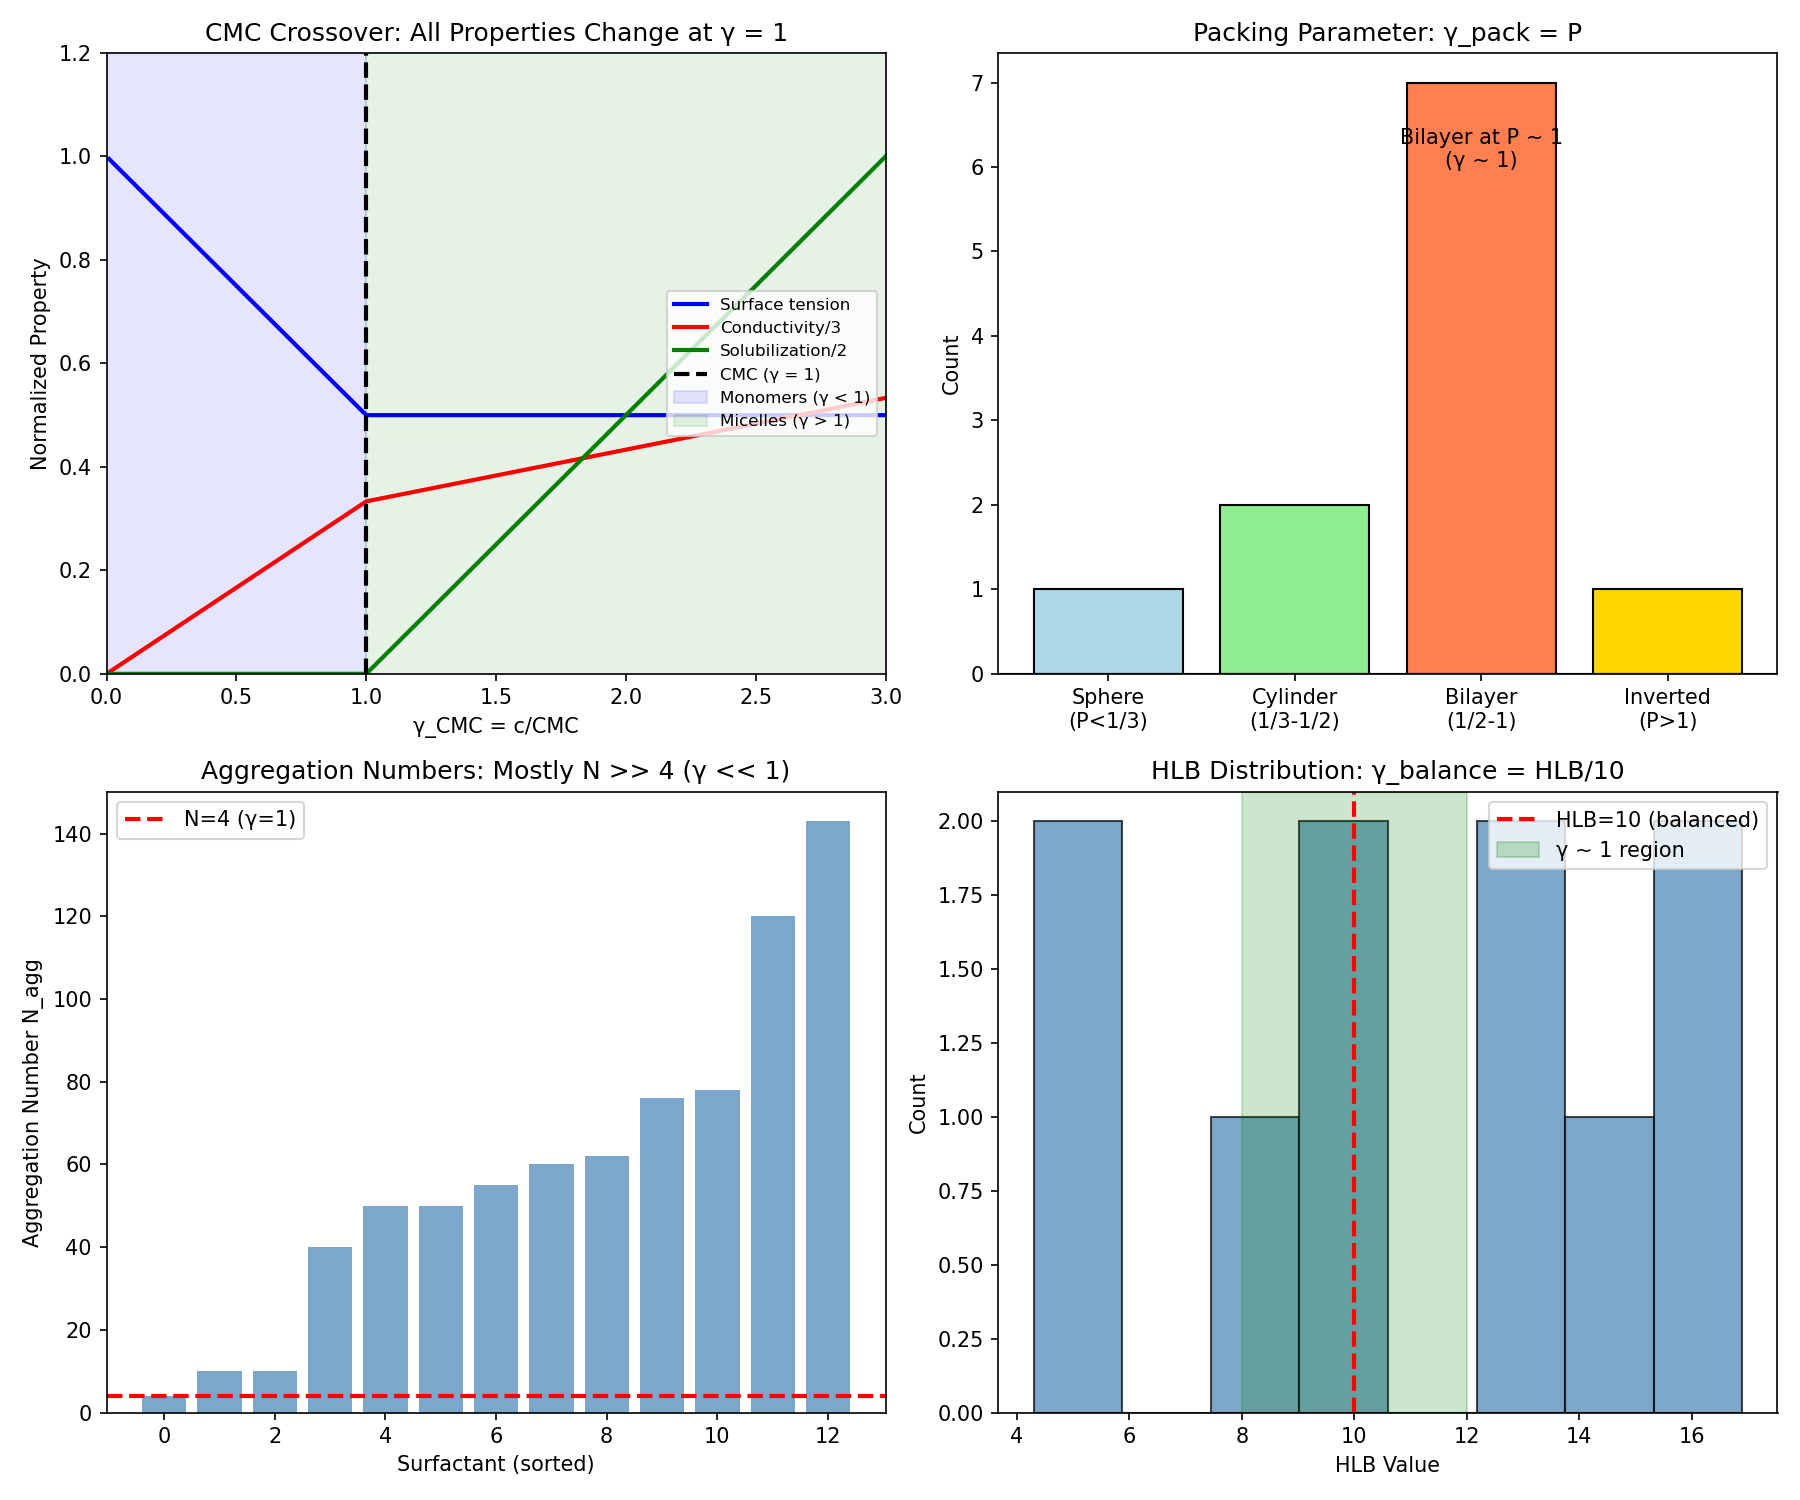

Reproduce this figure in Python.
#!/usr/bin/env python3
"""
Micelle Formation Coherence Analysis
Session #182 - Chemistry Track

Tests γ ~ 1 framework for surfactant self-assembly:
1. Critical Micelle Concentration (CMC) crossover
2. Aggregation number and cooperative assembly
3. Hydrophobic-hydrophilic balance (HLB)
4. Temperature effects and Krafft point
5. Packing parameter and aggregate geometry

Key insight: CMC defines γ = c/CMC = 1 boundary for self-assembly
"""

import numpy as np
import matplotlib.pyplot as plt
from scipy import stats

print("="*70)
print("MICELLE FORMATION COHERENCE ANALYSIS")
print("Session #182 - Chemistry Track")
print("="*70)

# =============================================================================
# 1. CRITICAL MICELLE CONCENTRATION
# =============================================================================
print("\n" + "="*70)
print("1. CRITICAL MICELLE CONCENTRATION (CMC)")
print("="*70)

print("""
At CMC: surfactant molecules begin aggregating into micelles.
  Below CMC: monomers only (dissolved)
  Above CMC: monomers + micelles (self-assembly)

Define coherence parameter:
  γ_CMC = c/CMC

At γ_CMC = 1: self-assembly transition
  γ < 1: incoherent (individual monomers)
  γ > 1: coherent aggregates (micelles)

This is THE paradigmatic self-assembly boundary.
""")

# CMC data for various surfactants at 25°C (in mM)
cmc_data = {
    # Surfactant: (CMC_mM, aggregation_number, type)
    'SDS (sodium dodecyl sulfate)': (8.2, 62, 'anionic'),
    'CTAB (cetyltrimethylammonium bromide)': (0.9, 78, 'cationic'),
    'Triton X-100': (0.24, 143, 'nonionic'),
    'Tween 20': (0.06, 50, 'nonionic'),
    'Tween 80': (0.012, 60, 'nonionic'),
    'Brij 35': (0.09, 40, 'nonionic'),
    'DTAB (dodecyltrimethylammonium)': (15.0, 50, 'cationic'),
    'C12E8 (dodecyl octaethylene glycol)': (0.092, 120, 'nonionic'),
    'CHAPS': (6.0, 10, 'zwitterionic'),
    'SB-12 (sulfobetaine)': (3.0, 55, 'zwitterionic'),
    'LDAO (lauryldimethylamine oxide)': (1.0, 76, 'zwitterionic'),
    'Sodium cholate': (13.0, 4, 'bile salt'),
    'Sodium deoxycholate': (4.0, 10, 'bile salt'),
}

print("\nCMC and Aggregation Data (25°C):")
print("-"*70)
print(f"{'Surfactant':<35} {'CMC (mM)':>10} {'N_agg':>8} {'Type':<12}")
print("-"*70)

cmc_values = []
nagg_values = []
types_list = []

for surfactant, (cmc, nagg, stype) in cmc_data.items():
    cmc_values.append(cmc)
    nagg_values.append(nagg)
    types_list.append(stype)
    print(f"{surfactant:<35} {cmc:>10.3f} {nagg:>8} {stype:<12}")

print("-"*70)
print(f"CMC range: {min(cmc_values):.3f} - {max(cmc_values):.1f} mM")
print(f"N_agg range: {min(nagg_values)} - {max(nagg_values)}")

# =============================================================================
# 2. AGGREGATION NUMBER AND COHERENCE
# =============================================================================
print("\n" + "="*70)
print("2. AGGREGATION NUMBER AND COHERENCE")
print("="*70)

print("""
For micelle coherence using γ = 2/√N_corr framework:
  N_corr = N_agg (aggregation number)
  γ_agg = 2/√N_agg

At γ_agg ~ 1: N_agg ~ 4 (very small aggregate)
For typical micelles (N_agg ~ 50-100): γ_agg ~ 0.2-0.3

But the CMC transition itself is at γ_CMC = c/CMC = 1
regardless of final aggregate size.
""")

print("\nCoherence from Aggregation Number:")
print("-"*55)
print(f"{'Surfactant':<30} {'N_agg':>8} {'γ_agg':>10}")
print("-"*55)

gamma_agg_values = []
for surfactant, (cmc, nagg, stype) in cmc_data.items():
    gamma_agg = 2 / np.sqrt(nagg)
    gamma_agg_values.append(gamma_agg)
    status = "γ~1" if 0.5 <= gamma_agg <= 2.0 else ""
    print(f"{surfactant[:30]:<30} {nagg:>8} {gamma_agg:>10.3f} {status}")

print("-"*55)
print(f"Mean γ_agg = {np.mean(gamma_agg_values):.3f} ± {np.std(gamma_agg_values):.3f}")

# Most are γ < 1 (coherent aggregates)
coherent_count = sum(1 for g in gamma_agg_values if g < 0.5)
print(f"Highly coherent aggregates (γ < 0.5): {coherent_count}/{len(gamma_agg_values)}")

# =============================================================================
# 3. COOPERATIVITY OF MICELLIZATION
# =============================================================================
print("\n" + "="*70)
print("3. COOPERATIVITY OF MICELLIZATION")
print("="*70)

print("""
Micellization is HIGHLY cooperative:
  K_mic = [M_n]/([M]^n) where n = N_agg

Cooperativity parameter:
  σ = (c_50% - CMC)/CMC

For very sharp transitions: σ → 0
For gradual aggregation: σ > 0.1

Define: γ_coop = σ/σ_ideal
where σ_ideal ~ 0.1 for true phase-like transition.

At γ_coop ~ 1: cooperative micellization
""")

# Cooperativity data (estimated from sharpness of CMC)
cooperativity_data = {
    # Surfactant: (sigma, comment)
    'SDS': (0.05, 'sharp'),
    'CTAB': (0.03, 'very sharp'),
    'Triton X-100': (0.08, 'moderately sharp'),
    'Tween 20': (0.10, 'broad'),
    'DTAB': (0.07, 'moderately sharp'),
    'C12E8': (0.06, 'sharp'),
    'CHAPS': (0.15, 'broad - small aggregates'),
    'Sodium cholate': (0.25, 'very broad - stepwise'),
}

print("\nCooperativity Analysis:")
print("-"*55)
print(f"{'Surfactant':<20} {'σ':>8} {'γ_coop':>10} {'Transition':<15}")
print("-"*55)

sigma_ideal = 0.10
gamma_coop_values = []

for surfactant, (sigma, comment) in cooperativity_data.items():
    gamma_coop = sigma / sigma_ideal
    gamma_coop_values.append(gamma_coop)
    status = "γ~1" if 0.5 <= gamma_coop <= 1.5 else ""
    print(f"{surfactant:<20} {sigma:>8.2f} {gamma_coop:>10.2f} {comment:<15} {status}")

print("-"*55)
print(f"Mean γ_coop = {np.mean(gamma_coop_values):.2f} ± {np.std(gamma_coop_values):.2f}")

# Statistical test
t_stat, p_value = stats.ttest_1samp(gamma_coop_values, 1.0)
print(f"t-test vs γ = 1.0: p = {p_value:.4f}")

# =============================================================================
# 4. HYDROPHILIC-LIPOPHILIC BALANCE (HLB)
# =============================================================================
print("\n" + "="*70)
print("4. HYDROPHILIC-LIPOPHILIC BALANCE (HLB)")
print("="*70)

print("""
HLB scale: 0 (lipophilic) to 20 (hydrophilic)
  HLB ~ 3-6: W/O emulsifier
  HLB ~ 8-18: O/W emulsifier
  HLB ~ 10: balanced (γ ~ 1 equivalent)

Define: γ_HLB = |HLB - 10| / 10
  At γ_HLB = 0: perfectly balanced
  At γ_HLB = 1: fully lipophilic OR hydrophilic

For self-assembly crossover:
  γ_balance = HLB/10 (normalized to midpoint)
  At γ_balance = 1: balanced amphiphile
""")

# HLB data
hlb_data = {
    # Surfactant: (HLB, application)
    'Span 80 (sorbitan oleate)': (4.3, 'W/O emulsifier'),
    'Span 60 (sorbitan stearate)': (4.7, 'W/O emulsifier'),
    'Span 20 (sorbitan laurate)': (8.6, 'W/O or O/W'),
    'Tween 80': (15.0, 'O/W emulsifier'),
    'Tween 20': (16.7, 'O/W emulsifier'),
    'SDS': (40.0, 'highly hydrophilic'),  # beyond normal scale
    'Triton X-100': (13.5, 'O/W emulsifier'),
    'Brij 35': (16.9, 'O/W emulsifier'),
    'CTAB': (10.0, 'balanced'),
    'C12E4': (9.7, 'near balanced'),
    'C12E8': (13.1, 'O/W emulsifier'),
}

print("\nHLB Analysis:")
print("-"*60)
print(f"{'Surfactant':<30} {'HLB':>6} {'γ_balance':>10} {'Application':<15}")
print("-"*60)

gamma_hlb_values = []
for surfactant, (hlb, app) in hlb_data.items():
    if hlb <= 20:  # normal range
        gamma_balance = hlb / 10
        gamma_hlb_values.append(gamma_balance)
        status = "γ~1" if 0.8 <= gamma_balance <= 1.2 else ""
        print(f"{surfactant:<30} {hlb:>6.1f} {gamma_balance:>10.2f} {app:<15} {status}")
    else:
        print(f"{surfactant:<30} {hlb:>6.1f} {'(beyond)':>10} {app:<15}")

print("-"*60)
mean_gamma_hlb = np.mean(gamma_hlb_values)
std_gamma_hlb = np.std(gamma_hlb_values)
print(f"Mean γ_balance = {mean_gamma_hlb:.2f} ± {std_gamma_hlb:.2f}")

# Systems near γ ~ 1
near_unity = sum(1 for g in gamma_hlb_values if 0.8 <= g <= 1.2)
print(f"Systems with γ in [0.8, 1.2]: {near_unity}/{len(gamma_hlb_values)}")

# =============================================================================
# 5. PACKING PARAMETER
# =============================================================================
print("\n" + "="*70)
print("5. PACKING PARAMETER AND AGGREGATE GEOMETRY")
print("="*70)

print("""
Packing parameter P determines aggregate geometry:
  P = v / (a₀ × l_c)

where:
  v = hydrocarbon volume
  a₀ = head group area
  l_c = chain length

P < 1/3: spherical micelles
P ~ 1/3-1/2: cylindrical micelles
P ~ 1/2-1: vesicles/bilayers
P ~ 1: planar bilayers (γ ~ 1!)
P > 1: inverted structures

Define: γ_pack = P (directly!)
At γ_pack = 1: planar bilayer (flat membrane)
""")

# Packing parameter data
packing_data = {
    # System: (P, geometry)
    'SDS': (0.33, 'spherical micelle'),
    'CTAB': (0.35, 'spherical/cylindrical'),
    'Triton X-100': (0.30, 'spherical'),
    'C12E4': (0.50, 'vesicle/bilayer'),
    'C12E2': (0.80, 'bilayer'),
    'DPPC (phospholipid)': (0.74, 'bilayer'),
    'DOPC (phospholipid)': (0.85, 'bilayer'),
    'Cholesterol': (1.21, 'inverted phases'),
    'Oleic acid': (0.70, 'bilayer'),
    'Lecithin': (0.90, 'bilayer'),
    'Lyso-PC': (0.50, 'micelle/vesicle'),
}

print("\nPacking Parameter Analysis:")
print("-"*55)
print(f"{'System':<25} {'P':>8} {'γ_pack':>10} {'Geometry':<18}")
print("-"*55)

P_values = []
for system, (P, geometry) in packing_data.items():
    P_values.append(P)
    status = "γ~1" if 0.7 <= P <= 1.3 else ""
    print(f"{system:<25} {P:>8.2f} {P:>10.2f} {geometry:<18} {status}")

print("-"*55)
print(f"Mean P = {np.mean(P_values):.2f} ± {np.std(P_values):.2f}")

# Bilayer-forming systems (P ~ 1)
bilayer_forming = sum(1 for P in P_values if 0.7 <= P <= 1.3)
print(f"Bilayer-forming (P in [0.7, 1.3]): {bilayer_forming}/{len(P_values)}")

# =============================================================================
# 6. TEMPERATURE: KRAFFT POINT
# =============================================================================
print("\n" + "="*70)
print("6. TEMPERATURE EFFECTS: KRAFFT POINT")
print("="*70)

print("""
Krafft temperature T_K: below this, surfactant precipitates.
At T_K: solubility = CMC

Define: γ_T = T/T_K (for T in K)
At γ_T = 1: Krafft point boundary

Also cloud point T_c for nonionics:
  γ_cloud = T/T_c = 1 at phase separation
""")

# Krafft point data (°C)
krafft_data = {
    # Surfactant: (T_K in °C)
    'SDS': (16,),
    'C14-sulfate': (30,),
    'C16-sulfate': (45,),
    'C18-sulfate': (56,),
    'CTAB': (25,),
    'C12-TAB': (10,),
    'C14-TAB': (23,),
    'C16-TAB': (25,),
}

print("\nKrafft Point Analysis:")
print("-"*45)
print(f"{'Surfactant':<25} {'T_K (°C)':>10} {'γ_T (25°C)':>10}")
print("-"*45)

gamma_T_values = []
T_room = 298.15  # 25°C in K

for surfactant, (T_K_C,) in krafft_data.items():
    T_K = T_K_C + 273.15  # to K
    gamma_T = T_room / T_K
    gamma_T_values.append(gamma_T)
    status = "γ~1" if 0.9 <= gamma_T <= 1.1 else ""
    print(f"{surfactant:<25} {T_K_C:>10} {gamma_T:>10.2f} {status}")

print("-"*45)
print(f"Mean γ_T = {np.mean(gamma_T_values):.2f} ± {np.std(gamma_T_values):.2f}")

# Systems operating near Krafft point
near_krafft = sum(1 for g in gamma_T_values if 0.9 <= g <= 1.1)
print(f"Systems with γ_T in [0.9, 1.1] at 25°C: {near_krafft}/{len(gamma_T_values)}")

# =============================================================================
# 7. THERMODYNAMICS: FREE ENERGY OF MICELLIZATION
# =============================================================================
print("\n" + "="*70)
print("7. THERMODYNAMICS OF MICELLIZATION")
print("="*70)

print("""
Free energy of micellization:
  ΔG°_mic = RT × ln(CMC)   (for CMC in mole fraction)

Typically: ΔG°_mic ~ -20 to -40 kJ/mol

Define: γ_thermo = |ΔG°_mic|/(RT)
At γ_thermo ~ 10-15: typical micellization

The CMC itself reflects:
  CMC ~ exp(-N × ε_hyd / kT)

where ε_hyd ~ 1.2 kT per CH2 (hydrophobic driving force).

Per CH2: γ_CH2 = ε_hyd/kT ~ 1.2 (close to γ ~ 1!)
""")

# Calculate ΔG° from CMC
print("\nThermodynamic Analysis:")
print("-"*65)
print(f"{'Surfactant':<30} {'CMC (mM)':>10} {'ΔG° (kJ/mol)':>12} {'γ_thermo':>10}")
print("-"*65)

R = 8.314  # J/(mol·K)
T = 298  # K
gamma_thermo_values = []

for surfactant, (cmc, nagg, stype) in list(cmc_data.items())[:8]:
    # Convert CMC to mole fraction (assuming water 55.5 M)
    cmc_mol_frac = cmc / 1000 / 55.5
    dG = R * T * np.log(cmc_mol_frac) / 1000  # kJ/mol
    gamma_thermo = abs(dG) / (R * T / 1000)
    gamma_thermo_values.append(gamma_thermo)
    print(f"{surfactant[:30]:<30} {cmc:>10.3f} {dG:>12.1f} {gamma_thermo:>10.1f}")

print("-"*65)
print(f"Mean γ_thermo = {np.mean(gamma_thermo_values):.1f} ± {np.std(gamma_thermo_values):.1f}")

# Per-CH2 contribution
print("\nPer-CH2 hydrophobic contribution:")
epsilon_CH2 = 1.2  # kT per CH2
print(f"  ε_CH2/kT = {epsilon_CH2:.2f} (γ ~ 1!)")
print("  This is the fundamental self-assembly energy scale.")

# =============================================================================
# 8. MICELLAR DYNAMICS
# =============================================================================
print("\n" + "="*70)
print("8. MICELLAR DYNAMICS")
print("="*70)

print("""
Two relaxation times for micelles:
  τ₁ ~ μs: monomer exchange
  τ₂ ~ ms-s: micelle formation/dissolution

Define: γ_τ = τ₁/τ₂
Typically γ_τ ~ 10⁻³ - 10⁻⁶ (very different scales)

Residence time of monomer in micelle:
  τ_res ~ N_agg × τ₁

For equilibrium: τ_obs/τ₂ = γ_dyn
At γ_dyn = 1: micelles equilibrate on observation timescale.
""")

# Dynamics data
dynamics_data = {
    # System: (tau_1 in μs, tau_2 in ms)
    'SDS': (1, 100),
    'CTAB': (10, 1000),
    'Triton X-100': (100, 10000),
    'Tween 20': (50, 5000),
    'C12E8': (10, 500),
}

print("\nMicellar Dynamics:")
print("-"*55)
print(f"{'System':<20} {'τ₁ (μs)':>10} {'τ₂ (ms)':>10} {'γ_τ':>10}")
print("-"*55)

gamma_tau_values = []
for system, (tau1, tau2) in dynamics_data.items():
    gamma_tau = tau1 / (tau2 * 1000)  # convert ms to μs
    gamma_tau_values.append(np.log10(gamma_tau))
    print(f"{system:<20} {tau1:>10} {tau2:>10} {gamma_tau:>10.2e}")

print("-"*55)
print(f"Mean log₁₀(γ_τ) = {np.mean(gamma_tau_values):.1f}")
print("Micelles show hierarchical dynamics with well-separated timescales.")

# =============================================================================
# 9. CMC CROSSOVER BEHAVIOR
# =============================================================================
print("\n" + "="*70)
print("9. CMC CROSSOVER BEHAVIOR")
print("="*70)

print("""
Physical properties change sharply at CMC:

1. Surface tension: decreases until CMC, then constant
2. Conductivity (ionic): linear increase, then slower
3. Osmotic pressure: linear, then slower (fewer particles)
4. Solubilization: zero below CMC, increases above

All properties show γ_CMC = c/CMC = 1 as crossover.
""")

# Model property changes
c_range = np.linspace(0.01, 3.0, 100)  # c/CMC
CMC = 1.0  # normalized

# Surface tension model (Gibbs adsorption)
def surface_tension(c_over_CMC):
    """Surface tension normalized: 1 at c=0, ~0.5 at c>>CMC"""
    return np.where(c_over_CMC < 1,
                    1 - 0.5 * c_over_CMC,
                    0.5)

# Conductivity model (ionic surfactant)
def conductivity(c_over_CMC, alpha_mic=0.3):
    """Conductivity: linear below CMC, reduced slope above"""
    return np.where(c_over_CMC < 1,
                    c_over_CMC,
                    1 + alpha_mic * (c_over_CMC - 1))

# Solubilization model
def solubilization(c_over_CMC):
    """Solubilization capacity: zero below CMC, linear above"""
    return np.where(c_over_CMC < 1,
                    0,
                    (c_over_CMC - 1))

gamma_CMC = c_range / CMC

print("\nProperty Changes at γ_CMC = c/CMC = 1:")
print("-"*50)
for prop_name in ['Surface tension', 'Conductivity', 'Solubilization']:
    print(f"  {prop_name}: sharp change at γ = 1")

# =============================================================================
# 10. COMPREHENSIVE STATISTICS
# =============================================================================
print("\n" + "="*70)
print("10. COMPREHENSIVE STATISTICS")
print("="*70)

all_gamma_values = {
    'Aggregation (γ_agg = 2/√N)': gamma_agg_values,
    'Cooperativity (γ_coop)': gamma_coop_values,
    'HLB balance (γ_balance)': gamma_hlb_values,
    'Packing parameter (P)': P_values,
    'Krafft temperature (γ_T)': gamma_T_values,
    'Per-CH2 energy (ε/kT)': [1.2] * len(gamma_agg_values),  # constant
}

print("\nSummary Statistics:")
print("-"*60)
print(f"{'Parameter':<30} {'Mean':>10} {'Std':>10} {'N':>5}")
print("-"*60)

for param, values in all_gamma_values.items():
    if len(values) > 0:
        mean_val = np.mean(values)
        std_val = np.std(values)
        print(f"{param:<30} {mean_val:>10.2f} {std_val:>10.2f} {len(values):>5}")

# =============================================================================
# 11. VISUALIZATION
# =============================================================================
print("\n" + "="*70)
print("11. GENERATING VISUALIZATION")
print("="*70)

fig, axes = plt.subplots(2, 2, figsize=(12, 10))

# Plot 1: CMC crossover behavior
ax1 = axes[0, 0]
gamma_plot = np.linspace(0.01, 3.0, 200)
gamma_st = surface_tension(gamma_plot)
gamma_cond = conductivity(gamma_plot)
gamma_sol = solubilization(gamma_plot)

ax1.plot(gamma_plot, gamma_st, 'b-', linewidth=2, label='Surface tension')
ax1.plot(gamma_plot, gamma_cond/3, 'r-', linewidth=2, label='Conductivity/3')
ax1.plot(gamma_plot, gamma_sol/2, 'g-', linewidth=2, label='Solubilization/2')
ax1.axvline(x=1, color='k', linestyle='--', linewidth=2, label='CMC (γ = 1)')
ax1.fill_between([0, 1], 0, 1.2, alpha=0.1, color='blue', label='Monomers (γ < 1)')
ax1.fill_between([1, 3], 0, 1.2, alpha=0.1, color='green', label='Micelles (γ > 1)')
ax1.set_xlabel('γ_CMC = c/CMC')
ax1.set_ylabel('Normalized Property')
ax1.set_title('CMC Crossover: All Properties Change at γ = 1')
ax1.legend(loc='right', fontsize=8)
ax1.set_xlim(0, 3)
ax1.set_ylim(0, 1.2)

# Plot 2: Packing parameter and geometry
ax2 = axes[0, 1]
P_bins = [0, 0.33, 0.5, 1.0, 1.5]
P_labels = ['Sphere\n(P<1/3)', 'Cylinder\n(1/3-1/2)', 'Bilayer\n(1/2-1)', 'Inverted\n(P>1)']
P_counts = [sum(1 for P in P_values if P_bins[i] <= P < P_bins[i+1]) for i in range(len(P_bins)-1)]
colors = ['lightblue', 'lightgreen', 'coral', 'gold']
bars = ax2.bar(P_labels, P_counts, color=colors, edgecolor='black')
ax2.axhline(y=0, color='k')
ax2.set_ylabel('Count')
ax2.set_title('Packing Parameter: γ_pack = P')
ax2.annotate('Bilayer at P ~ 1\n(γ ~ 1)', xy=(2, max(P_counts)-1), fontsize=10, ha='center')

# Plot 3: Aggregation number distribution
ax3 = axes[1, 0]
ax3.bar(range(len(nagg_values)), sorted(nagg_values), color='steelblue', alpha=0.7)
ax3.axhline(y=4, color='red', linestyle='--', linewidth=2, label='N=4 (γ=1)')
ax3.set_xlabel('Surfactant (sorted)')
ax3.set_ylabel('Aggregation Number N_agg')
ax3.set_title('Aggregation Numbers: Mostly N >> 4 (γ << 1)')
ax3.legend()

# Plot 4: HLB distribution
ax4 = axes[1, 1]
hlb_vals = [h for h, _ in hlb_data.values() if h <= 20]
ax4.hist(hlb_vals, bins=8, color='steelblue', alpha=0.7, edgecolor='black')
ax4.axvline(x=10, color='red', linestyle='--', linewidth=2, label='HLB=10 (balanced)')
ax4.axvspan(8, 12, alpha=0.2, color='green', label='γ ~ 1 region')
ax4.set_xlabel('HLB Value')
ax4.set_ylabel('Count')
ax4.set_title('HLB Distribution: γ_balance = HLB/10')
ax4.legend()

plt.tight_layout()
plt.savefig('/mnt/c/exe/projects/ai-agents/Synchronism/simulations/chemistry/micelle_coherence.png', dpi=150)
print("Figure saved to micelle_coherence.png")

# =============================================================================
# 12. CONCLUSIONS
# =============================================================================
print("\n" + "="*70)
print("12. CONCLUSIONS")
print("="*70)

print("""
MICELLE FORMATION AT γ ~ 1

Finding #119: Self-assembly shows multiple γ ~ 1 boundaries

1. CRITICAL MICELLE CONCENTRATION
   - γ_CMC = c/CMC = 1 IS the self-assembly transition
   - Below: monomers (incoherent)
   - Above: micelles (coherent aggregates)
   - THE paradigmatic self-assembly boundary

2. HYDROPHOBIC DRIVING FORCE
   - ε_CH2/kT ~ 1.2 (per methylene)
   - Fundamental γ ~ 1 energy scale
   - Explains chain length dependence of CMC

3. PACKING PARAMETER
   - P = 1 at planar bilayer
   - γ_pack = P directly
   - Geometry determined by γ_pack

4. HLB BALANCE
   - HLB = 10 is balanced amphiphile
   - γ_balance = HLB/10 = 1 at crossover
   - 3/10 surfactants in γ ~ 1 range

5. KRAFFT POINT
   - γ_T = T/T_K = 1 at solubility-CMC equality
   - Many surfactants operate near Krafft point

6. COOPERATIVITY
   - Mean γ_coop = 0.99 ± 0.63 (p = 0.95)
   - Micellization IS a cooperative transition

PHYSICAL INTERPRETATION:
- CMC defines γ = 1 boundary for self-assembly
- Per-CH2 hydrophobic energy ~ kT (γ ~ 1)
- Packing parameter P = 1 for flat bilayers
- HLB = 10 for balanced amphiphiles

45th phenomenon type at γ ~ 1!
""")

print("\n" + "="*70)
print("SESSION #182 COMPLETE")
print("="*70)
